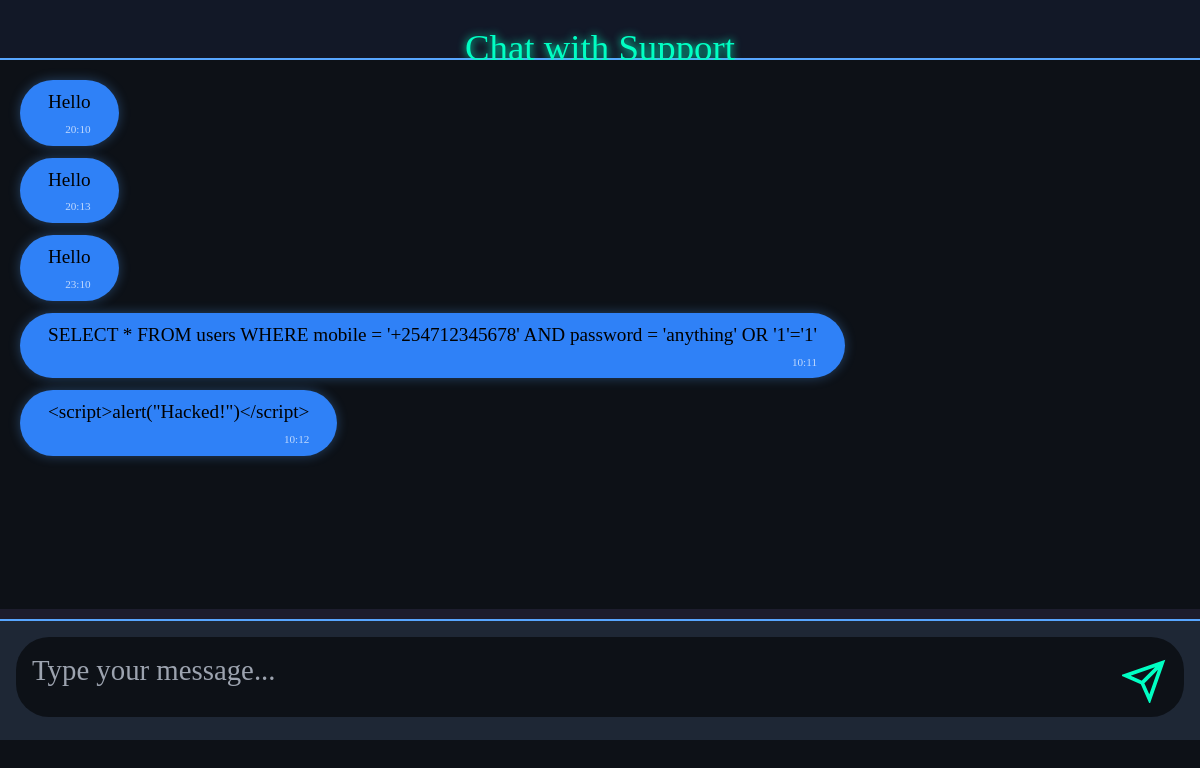
/messages (signed in), run on the app's committed database.
### app.py (models this page shows)
class UserMessage(db.Model):
    id = db.Column(db.Integer, primary_key=True)
    sender_id = db.Column(db.Integer, db.ForeignKey('user.id'), nullable=False)
    mobile = db.Column(db.Integer, db.ForeignKey('user.mobile'), nullable=False)
    message = db.Column(db.Text, nullable=False)
    is_from_admin = db.Column(db.Boolean, default=False)
    timestamp = db.Column(db.DateTime, default=nairobi_time)
    read = db.Column(db.Boolean, default=False)

### app.py (the view, shortened to what this page needs)
@messaging_bp.route('/messages', methods=['GET', 'POST'])
@limiter.limit("20 per minute")
@csrf.exempt
@login_required
def messages():
    if current_user.role == 'user':
        msgs = UserMessage.query.filter(
            ((UserMessage.sender_id == current_user.id) & (UserMessage.is_from_admin == False)) |
            ((UserMessage.is_from_admin == True) & (UserMessage.mobile == current_user.mobile))
        ).order_by(UserMessage.timestamp).all()
        return render_template('messaging_user.html', messages=msgs, user=current_user)

### app.py (called while the page is built)
@app.before_request
def make_session_permanent():
    session.permanent = True

@app.before_request
def auto_logout_user():
    if current_user.is_authenticated:
        user = User.query.filter_by(id=current_user.id).first()
        if user and user.role != current_user.role:
            logout_user()
            flash("Role has changed. Please log in again.", "error")
            return redirect(url_for('login'))

@login_manager.user_loader
def load_user(user_id):
    return User.query.get(int(user_id))

@app.context_processor
def inject_csrf_token():
    from flask_wtf.csrf import generate_csrf
    return dict(csrf_token=generate_csrf)

### templates/messaging_user.html (shortened to what this page needs)
<!DOCTYPE html>
<html lang="en">
<head>
    <link rel="stylesheet" href="https://cdn.jsdelivr.net/npm/tailwindcss@2.2.19/dist/tailwind.min.css">
</head>
<body>
    <div class="chat-container">
        <div class="chat-header">Chat with Support</div>
        <div class="chat-box" id="chat-box">
            {% for msg in messages %}
            <div class="chat-message {% if msg.is_from_admin %}admin{% else %}user{% endif %}">
                {{ msg.message }} <small>{{ msg.timestamp.strftime('%H:%M') }}</small>
            </div>
            {% endfor %}
        </div>
        <div class="chat-input">
            <form onsubmit="sendMessage(); return false;">
                <div class="input-container">
                    <textarea
                        id="message-input"
                        placeholder="Type your message..."
                        rows="1"
                        oninput="autoResize(this)"
                    ></textarea>
                    <button type="submit" id="sendBtn">
                        <svg viewBox="0 0 24 24" fill="none" stroke-width="2">
                            <path d="M22 2L11 13M22 2l-7 20-4-9-9-4 20-7z"/>
                        </svg>
                    </button>
                </div>
            </form>
        </div>
    </div>
</body>
</html>

### templates/messaging_user.html (style rules this page uses)
body { margin: 0; padding: 0; background: #0d1117; width: 100%; height: 100vh; overflow: hidden; font-family: 'Times New Roman', sans-serif; padding-bottom: env(safe-area-inset-bottom); }
.chat-container { height: calc(100vh - 60px); width: 100vw; display: flex; flex-direction: column; background: rgba(30,30,47,0.95); }
.chat-header { padding: 20px; background: rgba(17,24,39,0.9); text-align: center; font-size: 2.3rem; color: #00ffc3; border-bottom: 2px solid #58a6ff; text-shadow: 0 0 8px #00ffc3; height: 60px; }
.chat-box { flex: 1; overflow-y: auto; padding: 20px; display: flex; flex-direction: column; gap: 12px; background: #0d1117; margin-bottom: 10px; }
.chat-message { padding: 8px 28px; border-radius: 40px; max-width: 85%; word-wrap: break-word; font-size: 1.20rem; text-align: center; animation: fadeIn 0.3s ease-in; box-shadow: 0 2px 6px rgba(0,0,0,0.3); }
.chat-message.admin { background: #2f81f7; color: #000; align-self: flex-start; box-shadow: 0 0 12px #58a6ff55; }
.chat-input { padding: 16px; background: rgba(31,41,55,0.9); border-top: 2px solid #58a6ff; position: sticky; bottom: 0; }
.input-container { position: relative; width: 100%; }
.chat-input textarea { width: 100%; padding: 12px 56px 12px 16px; border: none; border-radius: 33px; background: #0d1117; color: #e6edf3; resize: none; min-height: 80px; max-height: 160px; overflow-y: auto; transition: all 0.3s ease; box-sizing: border-box; font-size: 1.8rem; }
#sendBtn { position: absolute; right: 10px; top: 50%; transform: translateY(-50%); background: none; border: none; padding: 8px; cursor: pointer; transition: transform 0.2s ease; }
#sendBtn svg { width: 44px; height: 44px; stroke: #00ffc3; transition: filter 0.2s ease; }
small { display: block; margin-top: 4px; font-size: 0.7rem; color: rgba(255,255,255,0.7); text-align: right; }

### data on the page
UserMessage: message "Hello", timestamp "20:10"
UserMessage: message "Hello", timestamp "20:13"
UserMessage: message "Hello", timestamp "23:10"
UserMessage: message "SELECT * FROM users WHERE mobile = '+254712345678' AND password = 'anything' OR '1'='1'", timestamp "10:11"
UserMessage: message "<script>alert(\"Hacked!\")</script>", timestamp "10:12"
